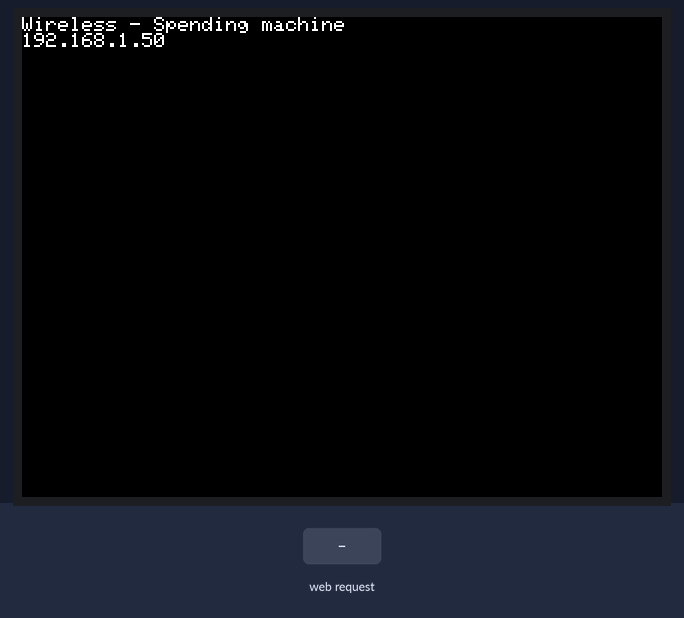
A sketch run on a simulated ESP32. On the bench: 320×240 colour display. The test bench sets the inputs (shaded band). WiFi joins after 1.5 s; servers stay silent unless stated; what the sketch prints to the serial monitor is not drawn.

Above: at 2.9 s.
3.0 s: HTTP request GET /basket/buy received
At 4.6 s:
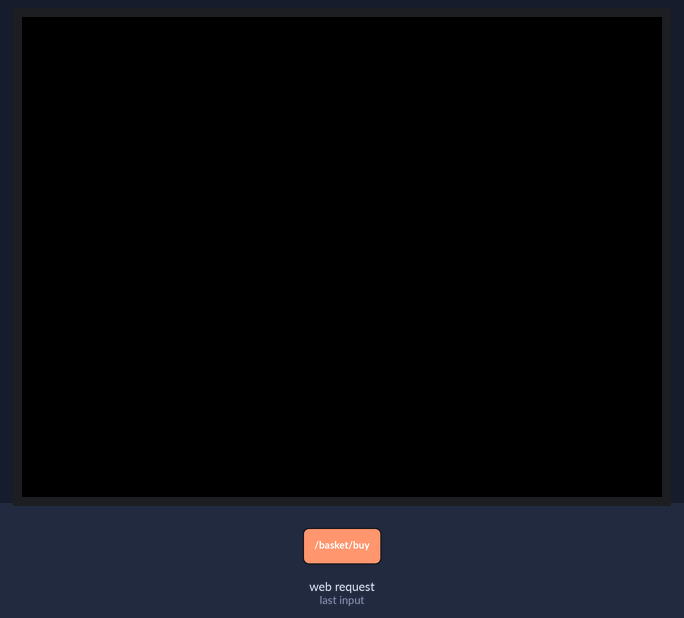
6.0 s: HTTP request GET /coin_one received
At 7.2 s:
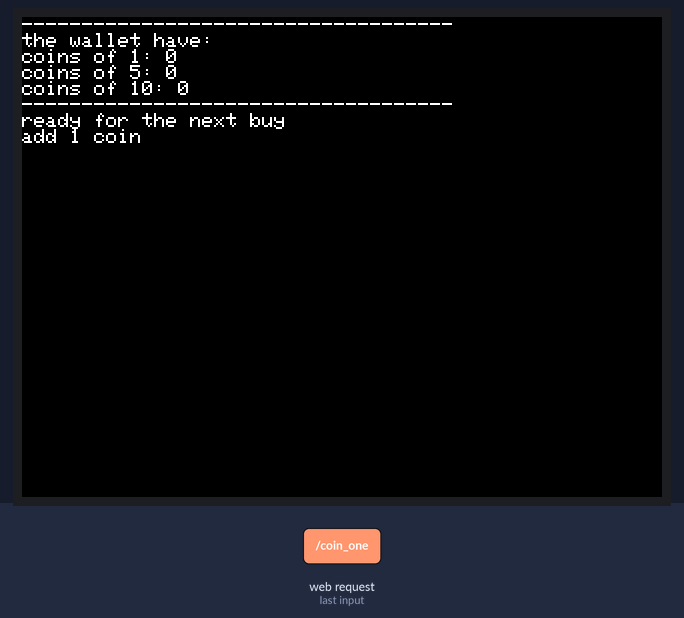
7.5 s: HTTP request GET /basket/p_a received
At 8.4 s:
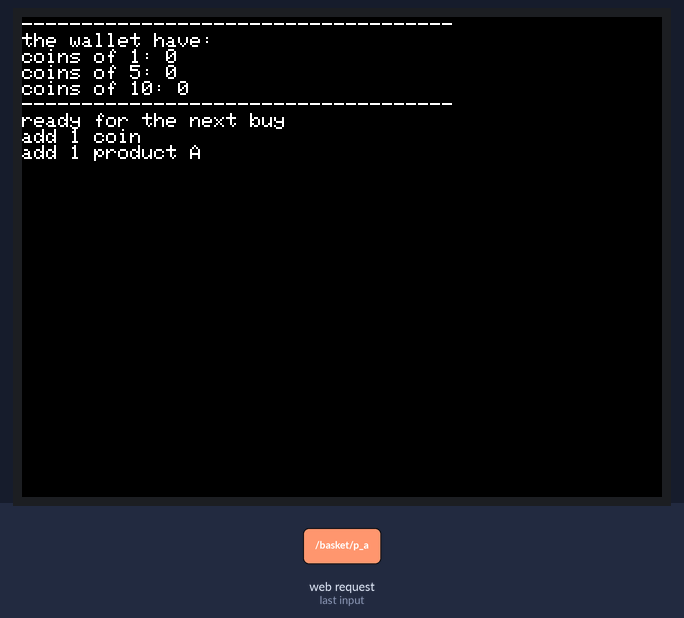
9.0 s: HTTP request GET /basket/buy received
At 9.6 s:
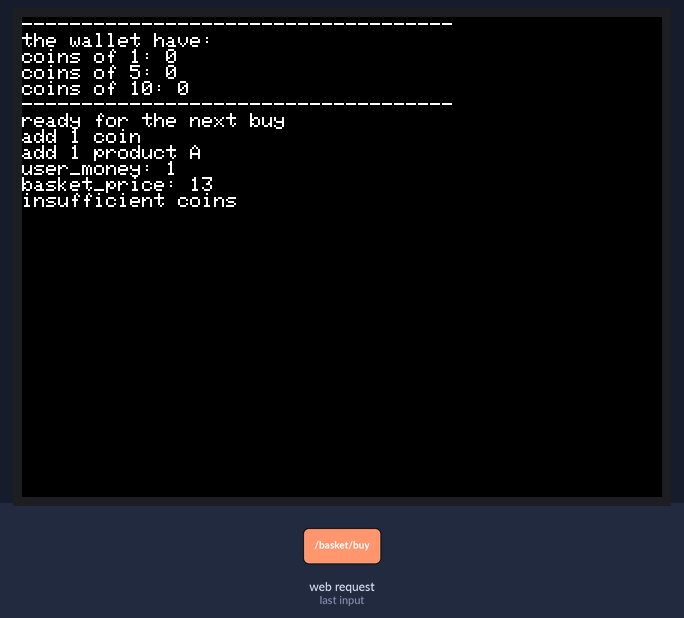
10.5 s: HTTP request GET /coin_five received
At 11.7 s:
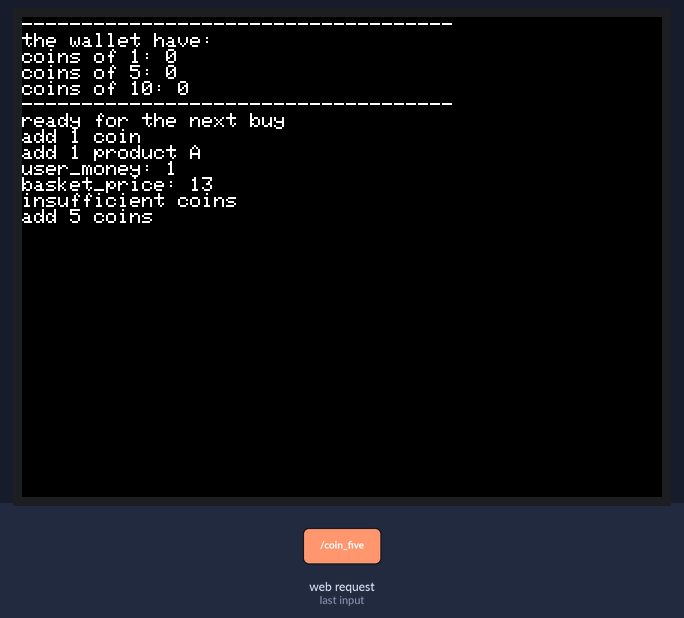
12.0 s: HTTP request GET /coin_ten received
At 13.0 s:
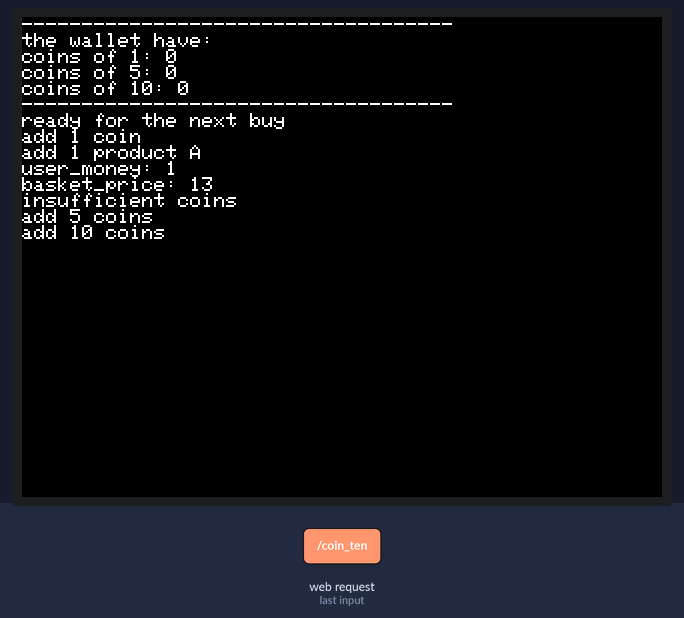
Timing chart, 0 to 14.5 s (numbered marks = the images above; inputs shaded):
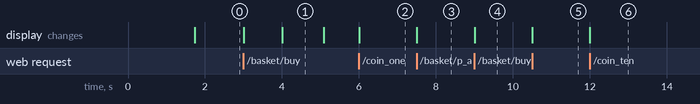

The sketch:

Wireless_Spending_machine.ino
```cpp
#include <WiFi.h>

#include "pagina.h"
#include "basket.h"
#include "spending_machine.h"
#include "screen.h"


//------------------Servidor Web en puerto 80---------------------

WiFiServer server(80);

//---------------------Credenciales de WiFi-----------------------

// credenciales hotspot mobile
/*
const char* ssid     = "spending_net";
const char* password = "spending_pass";

*/
const char* ssid     = "wifi_CARA_2.4";
const char* password = "18112000";


//---------------------VARIABLES GLOBALES-------------------------
int contconexion = 0;
bool flag_no_coins = 0;

String header; // Variable para guardar el HTTP request byte a byte se escribe hasta recibir \n

void show_wallet(coins *ptr){
  int8_t coins_1 = ptr->coins_1;
  int8_t coins_5 = ptr->coins_5;
  int8_t coins_10 = ptr->coins_10;
  tft.println("------------------------------------");
  tft.println("the wallet have: ");

  tft.print("coins of 1: ");
  tft.println(coins_1);

  tft.print("coins of 5: ");
  tft.println(coins_5);

  tft.print("coins of 10: ");
  tft.println(coins_10);
  tft.println("------------------------------------");
}

bool money_enough(){
  int money = wallet_calc(&coins_user);
  int price = basket_price(&basket_user, &products_in_the_machine);
  tft.print("user_money: ");
  tft.println(money);
  tft.print("basket_price: ");
  tft.println(price);
  if(money >= price){
    return 1;
  }else{
    return 0;
  }
}

void trade_coins(coins *ptr_user, coins *ptr_machine, products *ptr_basket, products *ptr_products){
  uint8_t user_1 = ptr_user->coins_1;
  uint8_t user_5 = ptr_user->coins_5;
  uint8_t user_10 = ptr_user->coins_10;

  uint8_t machine_1 = ptr_machine->coins_1;
  uint8_t machine_5 = ptr_machine->coins_5;
  uint8_t machine_10 = ptr_machine->coins_10;

  uint8_t A_num_user = ptr_basket->A_num;
  uint8_t A_num_machine = ptr_products->A_num;

  uint8_t money = wallet_calc(&coins_user);
  uint8_t price = basket_price(&basket_user, &products_in_the_machine);

  uint8_t resto = money - price;

  //primero que todo se traspasan todas las monedas
  machine_1 = machine_1 + user_1;
  machine_5 = machine_5 + user_5;
  machine_10 = machine_10 + user_10;

  user_1 = 0;
  user_5 = 0;
  user_10 = 0;

  while(resto > 0){
    if(resto >= 10){
      if(machine_10 > 1){
        user_10 = user_10 + 1;
        machine_10 = machine_10 - 1;
        resto = resto - 10;
      }else{
        tft.println("no coins of 10");
        flag_no_coins = 1;
      }
    }
    if(resto >= 5){
      if(machine_5 > 1){
        user_5 = user_5 + 1;
        machine_5 = machine_5 - 1;
        resto = resto - 5;
      }else{
        tft.println("no coins of 5");
        flag_no_coins = 1;
      }
    }
    if(resto >= 1){
      if(machine_1 > 1){
        user_1 = user_1 + 1;
        machine_1 = machine_1 - 1;
        resto = resto - 1;
      }else{
        tft.println("no coins of 1");
        flag_no_coins = 1;
      }
    }
  }
  ptr_products->A_num = A_num_machine - A_num_user;
  ptr_basket->A_num = 0;

  ptr_user->coins_1 = user_1;
  ptr_user->coins_5 = user_5;
  ptr_user->coins_10 = user_10;

  ptr_machine->coins_1 = machine_1;
  ptr_machine->coins_5 = machine_5;
  ptr_machine->coins_10 = machine_10;

}


void handle_request(){
      WiFiClient client = server.available();   // Escucha a los clientes entrantes
      if (client) {                             // Si se conecta un nuevo cliente
        Serial.println("New Client.");          //
        String currentLine = "";                //
        while (client.connected()) {            // loop mientras el cliente está conectado
          if (client.available()) {             // si hay bytes para leer desde el cliente
            char c = client.read();             // lee un byte
            Serial.write(c);                    // imprime ese byte en el monitor serial
            header += c;
            if (c == '\n') {                    // si el byte es un caracter de salto de linea
              // si la nueva linea está en blanco significa que es el fin del
              // HTTP request del cliente, entonces respondemos:
              if (currentLine.length() == 0) {
              /*client.println("HTTP/1.1 200 OK");
                client.println("Content-type:text/html");
                client.println("Connection: close");
                client.println();*/

                // Lista de comandos
                if (header.indexOf("GET /coin_one") >= 0) {
                  tft.println("add 1 coin");
                  add_coins(&coins_user,1);
                }
                if (header.indexOf("GET /coin_five") >= 0) {
                  tft.println("add 5 coins");
                  add_coins(&coins_user,5);
                }
                if (header.indexOf("GET /coin_ten") >= 0) {
                  tft.println("add 10 coins");
                  add_coins(&coins_user,10);
                }

                if (header.indexOf("GET /basket") >= 0) {
                  client.println(basket);
                  if(header.indexOf("GET /basket/p_a") >= 0){
                    add_product(&basket_user);
                    tft.println("add 1 product A");
                  }
                  if(header.indexOf("GET /basket/buy") >= 0){
                    if(money_enough()){
                      trade_coins(&coins_user, &coins_in_the_machine, &basket_user, &products_in_the_machine);
                      tft.println("the trade is done sucessfully");
                      delay(1000);
                      tft.fillScreen(TFT_BLACK);
                      tft.setCursor(0,0);
                      delay(1000);
                      show_wallet(&coins_user);
                      tft.println("ready for the next buy");
                    }else{
                      tft.println("insufficient coins");
                    }
                  }
                }

                // Muestra la página web
                client.println(pagina);

                // la respuesta HTTP temina con una linea en blanco
                client.println();
                break;
              } else { // si tenemos una nueva linea limpiamos currentLine
                currentLine = "";
              }
            } else if (c != '\r') {  // si C es distinto al caracter de retorno de carro
              currentLine += c;      // lo agrega al final de currentLine
            }
          }
        }
        // Limpiamos la variable header
        header = "";
        // Cerramos la conexión
        client.stop();
        Serial.println("Client disconnected.");
        Serial.println("");
      }
  }


//---------------------------SETUP--------------------------------
void setup() {
  setup_screen();
  Serial.begin(115200);
  Serial.println("");


  // Conexión WIFI
  WiFi.begin(ssid, password);
  //Cuenta hasta 50 si no se puede conectar lo cancela
  while (WiFi.status() != WL_CONNECTED and contconexion <50) {
    ++contconexion;
    delay(500);
    Serial.print(".");
  }
  if (contconexion <50) {
      //para usar con ip fija
      //IPAddress ip(192,168,1,180);
      //IPAddress gateway(192,168,1,1);
      //IPAddress subnet(255,255,255,0);
      //WiFi.config(ip, gateway, subnet);

      Serial.println("");
      Serial.println("WiFi conectado");
      Serial.println(WiFi.localIP());
      tft.println(WiFi.localIP());
      server.begin(); // iniciamos el servidor
  }
  else {
      Serial.println("");
      Serial.println("Error de conexion");
  }
}

//----------------------------LOOP----------------------------------

void loop(){
  handle_request();
}
```

basket.h
```cpp
//------------------------CODIGO HTML------------------------------
String basket = "<!DOCTYPE html>"
"<html>"
"<head>"
"<meta charset='utf-8' />"
"<title>Spending machine web</title>"
"</head>"
"<body>"
"<center>"
"<h1>Spending machine web</h1>"

"<h2>Press the buttons to select the product</h2>"
"<p><a href='/basket/p_a'><button style='height:50px;width:100px'>Producto A</button></a></p>"

"<h2>Press to process the buy</h2>"
"<p><a href='/basket/buy'><button style='height:50px;width:100px'>Buy</button></a></p>"


"</center>"
"</body>"
"</html>";
```

pagina.h
```cpp
//------------------------CODIGO HTML------------------------------
String pagina = "<!DOCTYPE html>"
"<html>"
"<head>"
"<meta charset='utf-8' />"
"<title>Spending machine web</title>"
"</head>"
"<body>"
"<center>"
"<h1>Spending machine web</h1>"

/*Coins buttons */
"<h2>Press the buttons to insert coins</h2>"
"<p><a href='/coin_one'><button style='height:50px;width:100px'>1 coin</button></a></p>"
"<p><a href='/coin_five'><button style='height:50px;width:100px'>5 coins</button></a></p>"
"<p><a href='/coin_ten'><button style='height:50px;width:100px'>10 coins</button></a></p>"

"<h2>Press the buttons to select the product</h2>"
"<p><a href='/basket'><button style='height:50px;width:100px'>go to the basket</button></a></p>"


"</center>"
"</body>"
"</html>";
```

screen.h
```cpp
#include <TFT_eSPI.h> // Hardware-specific library
#include <SPI.h>


TFT_eSPI tft = TFT_eSPI();

void setup_screen(){
  tft.init();
  tft.setRotation(3);
  tft.fillScreen(TFT_BLACK);
  tft.setTextSize(1);
  tft.setTextColor(TFT_WHITE);
  tft.setCursor(0, 0);
  tft.println("Wireless - Spending machine");
}
```

spending_machine.h
```cpp
enum{
    wait_money,
    buying,
    give_rest,
};
int state = wait_money;


typedef struct //coins struct
{
    uint8_t coins_1;
    uint8_t coins_5;
    uint8_t coins_10;
}coins;

typedef struct // products struct
{
    uint8_t A_num;
    int8_t A_price;

}products;

coins coins_in_the_machine = {
    .coins_1 = 50,
    .coins_5 = 50,
    .coins_10 = 50,
};
coins coins_user = {
    .coins_1 = 0,
    .coins_5 = 0,
    .coins_10 = 0,
};


products basket_user = {
    .A_num = 0,

};
products products_in_the_machine = {
    .A_num = 20,
    .A_price = 13,

};

void add_coins(coins *ptr, int num_coins){
  switch(num_coins){
    case 1:
      ptr->coins_1 = ptr->coins_1 + 1;
      break;
    case 5:
      ptr->coins_5 = ptr->coins_5 + 1;
      break;
    case 10:
      ptr->coins_10 = ptr->coins_10 + 1;
      break;
  }
}
void add_product(products *ptr){
  ptr->A_num = ptr->A_num + 1;
}

int wallet_calc(coins *ptr){
  int money = ptr->coins_1 + ptr->coins_5*5 + ptr->coins_10*10;
  return money;
}

int basket_price(products *ptr_num, products *ptr_price){
  int price = ptr_num->A_num*ptr_price->A_price;
  return price;
}
```

Measured:
- after the input at 3.0 s, the display: first changes at once (image 1 shows a later state)
- after the input at 6.0 s, the display: changes at once (image 2)
- after the input at 7.5 s, the display: changes at once (image 3)
- after the input at 9.0 s, the display: changes at once (image 4)
- after the input at 10.5 s, the display: changes at once (image 5)
- after the input at 12.0 s, the display: changes at once (image 6)
- what the display in image 1 shows lasts 1.1 s, from 4.0 s to 5.1 s
